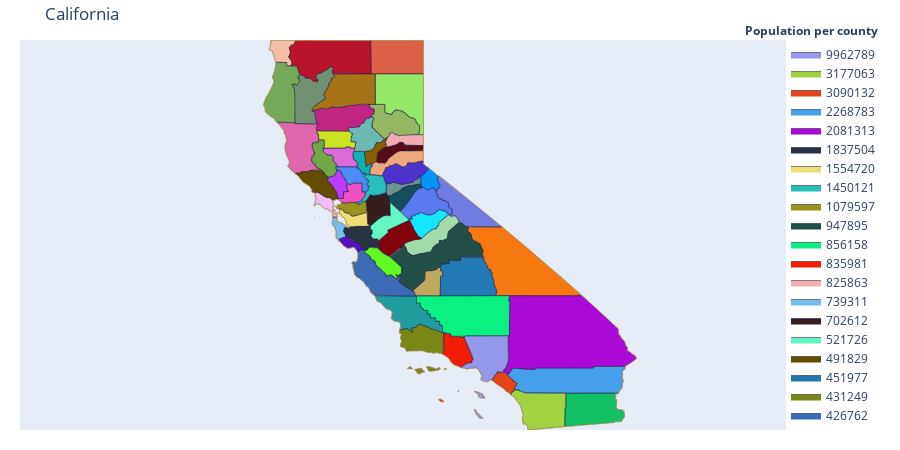

The notebook cell this image was saved under:
### Code cell
fig = ff.create_choropleth(
    fips=fips, values=values, scope=scope, colorscale=colorscale,
    round_legend_values=True, simplify_county=0, simplify_state=0,
    county_outline={'color': 'rgb(15,15,55)', 'width': 0.5},
    state_outline={'width': 0.5},
    legend_title='Population per county',
    title='California')

iplot(fig, filename='choropleth')

### Figure 1 — Plotly figure (JSON) as saved in the notebook; plotly's stock layout.template omitted (floating-point values rounded to 4 significant figures; data arrays with more than 128 entries replaced by an {"elided": "..."} marker saying what was removed)
{"data": [{"fill": "toself", "fillcolor": "#0396ff", "hoverinfo": "none", "line": {"color": "rgb(15,15,55)", "width": 0.5}, "mode": "lines", "name": "1129", "type": "scatter", "x": {"elided": "339 float values"}, "y": {"elided": "339 float values"}}, {"fill": "toself", "fillcolor": "#f4aab1", "hoverinfo": "none", "line": {"color": "rgb(15,15,55)", "width": 0.5}, "mode": "lines", "name": "3086", "type": "scatter", "x": {"elided": "528 float values"}, "y": {"elided": "528 float values"}}, {"fill": "toself", "fillcolor": "#da6146", "hoverinfo": "none", "line": {"color": "rgb(15,15,55)", "width": 0.5}, "mode": "lines", "name": "9327", "type": "scatter", "x": [-121.5, -121.5, -121.4, -121.4, -121.4, -121.4, -121.4, -121.4, -121.3, -121.3, -121.3, -121.3, -121.3, -121.3, -121.3, -121.2, -121.1, -121.1, -121.1, -121.0, -120.9, -120.9, -120.8, -120.8, -120.7, -120.7, -120.6, -120.5, -120.5, -120.4, -120.3, -120.3, -120.3, -120.3, -120.3, -120.3, -120.3, -120.2, -120.2, -120.2, -120.0, -120.0, -120.0, -120.0, -120.0, -120.0, -120.0, -120.0, -120.0, -120.0, -120.0, -120.1, -120.2, -120.3, -120.6, -120.6, -120.6, -120.6, -120.8, -120.9, -120.9, -121.0, -121.1, -121.2, -121.2, -121.2, -121.2, -121.2, -121.2, -121.2, -121.2, -121.3, -121.3, -121.3, -121.4, -121.4, -121.4, -121.4, -121.4, -121.4, -121.4, -121.4, -121.4, -121.4, -121.4, -121.5, -121.5, null], "y": [41.95, 41.95, 41.95, 42.0, 42.0, 42.0, 42.0, 42.0, 42.0, 42.0, 42.0, 42.0, 42.0, 42.0, 42.0, 42.0, 42.0, 42.0, 41.99, 41.99, 41.99, 41.99, 41.99, 41.99, 41.99, 41.99, 41.99, 41.99, 41.99, 41.99, 41.99, 41.99, 41.99, 41.99, 41.99, 41.99, 41.99, 41.99, 41.99, 41.99, 41.99, 42.0, 41.99, 41.87, 41.75, 41.62, 41.62, 41.56, 41.5, 41.18, 41.18, 41.18, 41.18, 41.18, 41.18, 41.18, 41.18, 41.18, 41.18, 41.18, 41.18, 41.18, 41.18, 41.18, 41.18, 41.18, 41.18, 41.18, 41.18, 41.18, 41.18, 41.18, 41.18, 41.18, 41.18, 41.29, 41.43, 41.43, 41.43, 41.47, 41.52, 41.62, 41.62, 41.66, 41.78, 41.78, 41.95, null]}, {"fill": "toself", "fillcolor": "#729173", "hoverinfo": "none", "line": {"color": "rgb(15,15,55)", "width": 0.5}, "mode": "lines", "name": "13526", "type": "scatter", "x": {"elided": "1434 float values"}, "y": {"elided": "1434 float values"}}, {"fill": "toself", "fillcolor": "#717ce2", "hoverinfo": "none", "line": {"color": "rgb(15,15,55)", "width": 0.5}, "mode": "lines", "name": "14348", "type": "scatter", "x": {"elided": "843 float values"}, "y": {"elided": "843 float values"}}, {"fill": "toself", "fillcolor": "#12e7fe", "hoverinfo": "none", "line": {"color": "rgb(15,15,55)", "width": 0.5}, "mode": "lines", "name": "17905", "type": "scatter", "x": {"elided": "672 float values"}, "y": {"elided": "672 float values"}}, {"fill": "toself", "fillcolor": "#f77711", "hoverinfo": "none", "line": {"color": "rgb(15,15,55)", "width": 0.5}, "mode": "lines", "name": "18495", "type": "scatter", "x": {"elided": "949 float values"}, "y": {"elided": "949 float values"}}, {"fill": "toself", "fillcolor": "#96b863", "hoverinfo": "none", "line": {"color": "rgb(15,15,55)", "width": 0.5}, "mode": "lines", "name": "19399", "type": "scatter", "x": {"elided": "601 float values"}, "y": {"elided": "601 float values"}}, {"fill": "toself", "fillcolor": "#dc69d8", "hoverinfo": "none", "line": {"color": "rgb(15,15,55)", "width": 0.5}, "mode": "lines", "name": "21411", "type": "scatter", "x": {"elided": "582 float values"}, "y": {"elided": "582 float values"}}, {"fill": "toself", "fillcolor": "#cbe423", "hoverinfo": "none", "line": {"color": "rgb(15,15,55)", "width": 0.5}, "mode": "lines", "name": "27992", "type": "scatter", "x": {"elided": "325 float values"}, "y": {"elided": "325 float values"}}, {"fill": "toself", "fillcolor": "#f6bea5", "hoverinfo": "none", "line": {"color": "rgb(15,15,55)", "width": 0.5}, "mode": "lines", "name": "28290", "type": "scatter", "x": {"elided": "478 float values"}, "y": {"elided": "478 float values"}}, {"fill": "toself", "fillcolor": "#94e867", "hoverinfo": "none", "line": {"color": "rgb(15,15,55)", "width": 0.5}, "mode": "lines", "name": "33658", "type": "scatter", "x": {"elided": "217 float values"}, "y": {"elided": "217 float values"}}, {"fill": "toself", "fillcolor": "#6f928f", "hoverinfo": "none", "line": {"color": "rgb(15,15,55)", "width": 0.5}, "mode": "lines", "name": "37035", "type": "scatter", "x": {"elided": "763 float values"}, "y": {"elided": "763 float values"}}, {"fill": "toself", "fillcolor": "#b9142d", "hoverinfo": "none", "line": {"color": "rgb(15,15,55)", "width": 0.5}, "mode": "lines", "name": "44154", "type": "scatter", "x": {"elided": "979 float values"}, "y": {"elided": "979 float values"}}, {"fill": "toself", "fillcolor": "#12505b", "hoverinfo": "none", "line": {"color": "rgb(15,15,55)", "width": 0.5}, "mode": "lines", "name": "44742", "type": "scatter", "x": {"elided": "743 float values"}, "y": {"elided": "743 float values"}}, {"fill": "toself", "fillcolor": "#597bed", "hoverinfo": "none", "line": {"color": "rgb(15,15,55)", "width": 0.5}, "mode": "lines", "name": "54008", "type": "scatter", "x": {"elided": "1345 float values"}, "y": {"elided": "1345 float values"}}, {"fill": "toself", "fillcolor": "#62f821", "hoverinfo": "none", "line": {"color": "rgb(15,15,55)", "width": 0.5}, "mode": "lines", "name": "56884", "type": "scatter", "x": {"elided": "818 float values"}, "y": {"elided": "818 float values"}}, {"fill": "toself", "fillcolor": "#c12583", "hoverinfo": "none", "line": {"color": "rgb(15,15,55)", "width": 0.5}, "mode": "lines", "name": "63406", "type": "scatter", "x": {"elided": "1150 float values"}, "y": {"elided": "1150 float values"}}, {"fill": "toself", "fillcolor": "#70a747", "hoverinfo": "none", "line": {"color": "rgb(15,15,55)", "width": 0.5}, "mode": "lines", "name": "63983", "type": "scatter", "x": {"elided": "628 float values"}, "y": {"elided": "628 float values"}}, {"fill": "toself", "fillcolor": "#895f01", "hoverinfo": "none", "line": {"color": "rgb(15,15,55)", "width": 0.5}, "mode": "lines", "name": "72926", "type": "scatter", "x": {"elided": "623 float values"}, "y": {"elided": "623 float values"}}, {"fill": "toself", "fillcolor": "#de66aa", "hoverinfo": "none", "line": {"color": "rgb(15,15,55)", "width": 0.5}, "mode": "lines", "name": "87428", "type": "scatter", "x": {"elided": "645 float values"}, "y": {"elided": "645 float values"}}, {"fill": "toself", "fillcolor": "#12b1b1", "hoverinfo": "none", "line": {"color": "rgb(15,15,55)", "width": 0.5}, "mode": "lines", "name": "95022", "type": "scatter", "x": {"elided": "602 float values"}, "y": {"elided": "602 float values"}}, {"fill": "toself", "fillcolor": "#580b19", "hoverinfo": "none", "line": {"color": "rgb(15,15,55)", "width": 0.5}, "mode": "lines", "name": "98292", "type": "scatter", "x": {"elided": "760 float values"}, "y": {"elided": "760 float values"}}, {"fill": "toself", "fillcolor": "#75a958", "hoverinfo": "none", "line": {"color": "rgb(15,15,55)", "width": 0.5}, "mode": "lines", "name": "134827", "type": "scatter", "x": {"elided": "673 float values"}, "y": {"elided": "673 float values"}}, {"fill": "toself", "fillcolor": "#bb3dfd", "hoverinfo": "none", "line": {"color": "rgb(15,15,55)", "width": 0.5}, "mode": "lines", "name": "139045", "type": "scatter", "x": {"elided": "633 float values"}, "y": {"elided": "633 float values"}}, {"fill": "toself", "fillcolor": "#c0a95c", "hoverinfo": "none", "line": {"color": "rgb(15,15,55)", "width": 0.5}, "mode": "lines", "name": "151364", "type": "scatter", "x": {"elided": "220 float values"}, "y": {"elided": "220 float values"}}, {"fill": "toself", "fillcolor": "#a2daaa", "hoverinfo": "none", "line": {"color": "rgb(15,15,55)", "width": 0.5}, "mode": "lines", "name": "152218", "type": "scatter", "x": {"elided": "1041 float values"}, "y": {"elided": "1041 float values"}}, {"fill": "toself", "fillcolor": "#12c166", "hoverinfo": "none", "line": {"color": "rgb(15,15,55)", "width": 0.5}, "mode": "lines", "name": "176948", "type": "scatter", "x": {"elided": "305 float values"}, "y": {"elided": "305 float values"}}, {"fill": "toself", "fillcolor": "#a87219", "hoverinfo": "none", "line": {"color": "rgb(15,15,55)", "width": 0.5}, "mode": "lines", "name": "178586", "type": "scatter", "x": {"elided": "1159 float values"}, "y": {"elided": "1159 float values"}}, {"fill": "toself", "fillcolor": "#4e32cd", "hoverinfo": "none", "line": {"color": "rgb(15,15,55)", "width": 0.5}, "mode": "lines", "name": "180561", "type": "scatter", "x": {"elided": "936 float values"}, "y": {"elided": "936 float values"}}, {"fill": "toself", "fillcolor": "#4a8df9", "hoverinfo": "none", "line": {"color": "rgb(15,15,55)", "width": 0.5}, "mode": "lines", "name": "204118", "type": "scatter", "x": {"elided": "696 float values"}, "y": {"elided": "696 float values"}}, {"fill": "toself", "fillcolor": "#6dbab2", "hoverinfo": "none", "line": {"color": "rgb(15,15,55)", "width": 0.5}, "mode": "lines", "name": "221539", "type": "scatter", "x": {"elided": "681 float values"}, "y": {"elided": "681 float values"}}, {"fill": "toself", "fillcolor": "#f2bef9", "hoverinfo": "none", "line": {"color": "rgb(15,15,55)", "width": 0.5}, "mode": "lines", "name": "256069", "type": "scatter", "x": {"elided": "516 float values"}, "y": {"elided": "516 float values"}}, {"fill": "toself", "fillcolor": "#84040d", "hoverinfo": "none", "line": {"color": "rgb(15,15,55)", "width": 0.5}, "mode": "lines", "name": "262305", "type": "scatter", "x": {"elided": "516 float values"}, "y": {"elided": "516 float values"}}, {"fill": "toself", "fillcolor": "#5610c3", "hoverinfo": "none", "line": {"color": "rgb(15,15,55)", "width": 0.5}, "mode": "lines", "name": "266776", "type": "scatter", "x": {"elided": "474 float values"}, "y": {"elided": "474 float values"}}, {"fill": "toself", "fillcolor": "#229d9f", "hoverinfo": "none", "line": {"color": "rgb(15,15,55)", "width": 0.5}, "mode": "lines", "name": "274804", "type": "scatter", "x": {"elided": "696 float values"}, "y": {"elided": "696 float values"}}, {"fill": "toself", "fillcolor": "#eda87c", "hoverinfo": "none", "line": {"color": "rgb(15,15,55)", "width": 0.5}, "mode": "lines", "name": "361682", "type": "scatter", "x": {"elided": "890 float values"}, "y": {"elided": "890 float values"}}, {"fill": "toself", "fillcolor": "#eb51c2", "hoverinfo": "none", "line": {"color": "rgb(15,15,55)", "width": 0.5}, "mode": "lines", "name": "420757", "type": "scatter", "x": {"elided": "510 float values"}, "y": {"elided": "510 float values"}}, {"fill": "toself", "fillcolor": "#3b6ab6", "hoverinfo": "none", "line": {"color": "rgb(15,15,55)", "width": 0.5}, "mode": "lines", "name": "426762", "type": "scatter", "x": {"elided": "1458 float values"}, "y": {"elided": "1458 float values"}}, {"fill": "toself", "fillcolor": "#788716", "hoverinfo": "none", "line": {"color": "rgb(15,15,55)", "width": 0.5}, "mode": "lines", "name": "431249", "type": "scatter", "x": {"elided": "1007 float values"}, "y": {"elided": "1007 float values"}}, {"fill": "toself", "fillcolor": "#2279b4", "hoverinfo": "none", "line": {"color": "rgb(15,15,55)", "width": 0.5}, "mode": "lines", "name": "451977", "type": "scatter", "x": {"elided": "661 float values"}, "y": {"elided": "661 float values"}}, {"fill": "toself", "fillcolor": "#644c01", "hoverinfo": "none", "line": {"color": "rgb(15,15,55)", "width": 0.5}, "mode": "lines", "name": "491829", "type": "scatter", "x": {"elided": "800 float values"}, "y": {"elided": "800 float values"}}, {"fill": "toself", "fillcolor": "#64f7c3", "hoverinfo": "none", "line": {"color": "rgb(15,15,55)", "width": 0.5}, "mode": "lines", "name": "521726", "type": "scatter", "x": {"elided": "633 float values"}, "y": {"elided": "633 float values"}}, {"fill": "toself", "fillcolor": "#361d1e", "hoverinfo": "none", "line": {"color": "rgb(15,15,55)", "width": 0.5}, "mode": "lines", "name": "702612", "type": "scatter", "x": {"elided": "788 float values"}, "y": {"elided": "788 float values"}}, {"fill": "toself", "fillcolor": "#76bcec", "hoverinfo": "none", "line": {"color": "rgb(15,15,55)", "width": 0.5}, "mode": "lines", "name": "739311", "type": "scatter", "x": {"elided": "390 float values"}, "y": {"elided": "390 float values"}}, {"fill": "toself", "fillcolor": "#f5afaf", "hoverinfo": "none", "line": {"color": "rgb(15,15,55)", "width": 0.5}, "mode": "lines", "name": "825863", "type": "scatter", "x": {"elided": "142 float values"}, "y": {"elided": "142 float values"}}, {"fill": "toself", "fillcolor": "#f31d06", "hoverinfo": "none", "line": {"color": "rgb(15,15,55)", "width": 0.5}, "mode": "lines", "name": "835981", "type": "scatter", "x": {"elided": "354 float values"}, "y": {"elided": "354 float values"}}, {"fill": "toself", "fillcolor": "#0bf083", "hoverinfo": "none", "line": {"color": "rgb(15,15,55)", "width": 0.5}, "mode": "lines", "name": "856158", "type": "scatter", "x": {"elided": "239 float values"}, "y": {"elided": "239 float values"}}, {"fill": "toself", "fillcolor": "#244f48", "hoverinfo": "none", "line": {"color": "rgb(15,15,55)", "width": 0.5}, "mode": "lines", "name": "947895", "type": "scatter", "x": {"elided": "1760 float values"}, "y": {"elided": "1760 float values"}}, {"fill": "toself", "fillcolor": "#9a921d", "hoverinfo": "none", "line": {"color": "rgb(15,15,55)", "width": 0.5}, "mode": "lines", "name": "1079597", "type": "scatter", "x": {"elided": "557 float values"}, "y": {"elided": "557 float values"}}, {"fill": "toself", "fillcolor": "#27bfbc", "hoverinfo": "none", "line": {"color": "rgb(15,15,55)", "width": 0.5}, "mode": "lines", "name": "1450121", "type": "scatter", "x": {"elided": "655 float values"}, "y": {"elided": "655 float values"}}, {"fill": "toself", "fillcolor": "#efde78", "hoverinfo": "none", "line": {"color": "rgb(15,15,55)", "width": 0.5}, "mode": "lines", "name": "1554720", "type": "scatter", "x": {"elided": "378 float values"}, "y": {"elided": "378 float values"}}, {"fill": "toself", "fillcolor": "#273243", "hoverinfo": "none", "line": {"color": "rgb(15,15,55)", "width": 0.5}, "mode": "lines", "name": "1837504", "type": "scatter", "x": {"elided": "832 float values"}, "y": {"elided": "832 float values"}}, {"fill": "toself", "fillcolor": "#ab09d6", "hoverinfo": "none", "line": {"color": "rgb(15,15,55)", "width": 0.5}, "mode": "lines", "name": "2081313", "type": "scatter", "x": {"elided": "597 float values"}, "y": {"elided": "597 float values"}}, {"fill": "toself", "fillcolor": "#469feb", "hoverinfo": "none", "line": {"color": "rgb(15,15,55)", "width": 0.5}, "mode": "lines", "name": "2268783", "type": "scatter", "x": {"elided": "446 float values"}, "y": {"elided": "446 float values"}}, {"fill": "toself", "fillcolor": "#e44618", "hoverinfo": "none", "line": {"color": "rgb(15,15,55)", "width": 0.5}, "mode": "lines", "name": "3090132", "type": "scatter", "x": {"elided": "336 float values"}, "y": {"elided": "336 float values"}}, {"fill": "toself", "fillcolor": "#a3d241", "hoverinfo": "none", "line": {"color": "rgb(15,15,55)", "width": 0.5}, "mode": "lines", "name": "3177063", "type": "scatter", "x": {"elided": "323 float values"}, "y": {"elided": "323 float values"}}, {"fill": "toself", "fillcolor": "#9499eb", "hoverinfo": "none", "line": {"color": "rgb(15,15,55)", "width": 0.5}, "mode": "lines", "name": "9962789", "type": "scatter", "x": {"elided": "825 float values"}, "y": {"elided": "825 float values"}}, {"hoverinfo": "text", "legendgroup": "centroids", "marker": {"color": "white", "opacity": 0}, "mode": "markers", "name": "US Counties", "selected": {"marker": {"color": "white", "opacity": 1, "size": 3}}, "showlegend": false, "text": ["County: Ventura<br>State: California<br>FIPS: 06111<br>Value: 835981", "County: Ventura<br>State: California<br>FIPS: 06111<br>Value: 835981", "County: Ventura<br>State: California<br>FIPS: 06111<br>Value: 835981", "County: Santa Barbara<br>State: California<br>FIPS: 06083<br>Value: 431249", "County: Santa Barbara<br>State: California<br>FIPS: 06083<br>Value: 431249", "County: Santa Barbara<br>State: California<br>FIPS: 06083<br>Value: 431249", "County: Santa Barbara<br>State: California<br>FIPS: 06083<br>Value: 431249", "County: Santa Barbara<br>State: California<br>FIPS: 06083<br>Value: 431249", "County: San Francisco<br>State: California<br>FIPS: 06075<br>Value: 825863", "County: San Francisco<br>State: California<br>FIPS: 06075<br>Value: 825863", "County: San Francisco<br>State: California<br>FIPS: 06075<br>Value: 825863", "County: San Francisco<br>State: California<br>FIPS: 06075<br>Value: 825863", "County: San Francisco<br>State: California<br>FIPS: 06075<br>Value: 825863", "County: Marin<br>State: California<br>FIPS: 06041<br>Value: 256069", "County: Marin<br>State: California<br>FIPS: 06041<br>Value: 256069", "County: Los Angeles<br>State: California<br>FIPS: 06037<br>Value: 9962789", "County: Los Angeles<br>State: California<br>FIPS: 06037<br>Value: 9962789", "County: Los Angeles<br>State: California<br>FIPS: 06037<br>Value: 9962789", "County: Del Norte<br>State: California<br>FIPS: 06015<br>Value: 28290", "County: Del Norte<br>State: California<br>FIPS: 06015<br>Value: 28290", "County: Alameda<br>State: California<br>FIPS: 06001<br>Value: 1554720", "County: Alpine<br>State: California<br>FIPS: 06003<br>Value: 1129", "County: Amador<br>State: California<br>FIPS: 06005<br>Value: 37035", "County: Butte<br>State: California<br>FIPS: 06007<br>Value: 221539", "County: Calaveras<br>State: California<br>FIPS: 06009<br>Value: 44742", "County: Colusa<br>State: California<br>FIPS: 06011<br>Value: 21411", "County: Contra Costa<br>State: California<br>FIPS: 06013<br>Value: 1079597", "County: El Dorado<br>State: California<br>FIPS: 06017<br>Value: 180561", "County: Fresno<br>State: California<br>FIPS: 06019<br>Value: 947895", "County: Glenn<br>State: California<br>FIPS: 06021<br>Value: 27992", "County: Humboldt<br>State: California<br>FIPS: 06023<br>Value: 134827", "County: Imperial<br>State: California<br>FIPS: 06025<br>Value: 176948", "County: Inyo<br>State: California<br>FIPS: 06027<br>Value: 18495", "County: Kern<br>State: California<br>FIPS: 06029<br>Value: 856158", "County: Kings<br>State: California<br>FIPS: 06031<br>Value: 151364", "County: Lake<br>State: California<br>FIPS: 06033<br>Value: 63983", "County: Lassen<br>State: California<br>FIPS: 06035<br>Value: 33658", "County: Madera<br>State: California<br>FIPS: 06039<br>Value: 152218", "County: Mariposa<br>State: California<br>FIPS: 06043<br>Value: 17905", "County: Mendocino<br>State: California<br>FIPS: 06045<br>Value: 87428", "County: Merced<br>State: California<br>FIPS: 06047<br>Value: 262305", "County: Modoc<br>State: California<br>FIPS: 06049<br>Value: 9327", "County: Mono<br>State: California<br>FIPS: 06051<br>Value: 14348", "County: Monterey<br>State: California<br>FIPS: 06053<br>Value: 426762", "County: Napa<br>State: California<br>FIPS: 06055<br>Value: 139045", "County: Nevada<br>State: California<br>FIPS: 06057<br>Value: 98292", "County: Orange<br>State: California<br>FIPS: 06059<br>Value: 3090132", "County: Placer<br>State: California<br>FIPS: 06061<br>Value: 361682", "County: Plumas<br>State: California<br>FIPS: 06063<br>Value: 19399", "County: Riverside<br>State: California<br>FIPS: 06065<br>Value: 2268783", "County: Sacramento<br>State: California<br>FIPS: 06067<br>Value: 1450121", "County: San Benito<br>State: California<br>FIPS: 06069<br>Value: 56884", "County: San Bernardino<br>State: California<br>FIPS: 06071<br>Value: 2081313", "County: San Diego<br>State: California<br>FIPS: 06073<br>Value: 3177063", "County: San Joaquin<br>State: California<br>FIPS: 06077<br>Value: 702612", "County: San Luis Obispo<br>State: California<br>FIPS: 06079<br>Value: 274804", "County: San Mateo<br>State: California<br>FIPS: 06081<br>Value: 739311", "County: Santa Clara<br>State: California<br>FIPS: 06085<br>Value: 1837504", "County: Santa Cruz<br>State: California<br>FIPS: 06087<br>Value: 266776", "County: Shasta<br>State: California<br>FIPS: 06089<br>Value: 178586", "County: Sierra<br>State: California<br>FIPS: 06091<br>Value: 3086", "County: Siskiyou<br>State: California<br>FIPS: 06093<br>Value: 44154", "County: Solano<br>State: California<br>FIPS: 06095<br>Value: 420757", "County: Sonoma<br>State: California<br>FIPS: 06097<br>Value: 491829", "County: Stanislaus<br>State: California<br>FIPS: 06099<br>Value: 521726", "County: Sutter<br>State: California<br>FIPS: 06101<br>Value: 95022", "County: Tehama<br>State: California<br>FIPS: 06103<br>Value: 63406", "County: Trinity<br>State: California<br>FIPS: 06105<br>Value: 13526", "County: Tulare<br>State: California<br>FIPS: 06107<br>Value: 451977", "County: Tuolumne<br>State: California<br>FIPS: 06109<br>Value: 54008", "County: Yolo<br>State: California<br>FIPS: 06113<br>Value: 204118", "County: Yuba<br>State: California<br>FIPS: 06115<br>Value: 72926"], "type": "scatter", "unselected": {"marker": {"opacity": 0}}, "x": [[-119.4], [-119.1], [-119.5], [-119.0], [-119.7], [-120.1], [-120.4], [-120.0], [-123.0], [-122.3], [-122.4], [-122.4], [-122.4], [-122.4], [-122.7], [-118.4], [-118.5], [-118.2], [-124.2], [-123.9], -121.9, -119.8, -120.7, -121.6, -120.6, -122.2, -121.9, -120.5, -119.6, -122.4, -123.9, -115.4, -117.4, -118.7, -119.8, -122.8, -120.6, -119.8, -119.9, -123.4, -120.7, -120.7, -118.9, -121.2, -122.3, -120.8, -117.8, -120.7, -120.8, -116.0, -121.3, -121.1, -116.2, -116.7, -121.3, -120.4, -122.3, -121.7, -122.0, -122.0, -120.5, -122.5, -121.9, -122.9, -121.0, -121.7, -122.2, -123.1, -118.8, -120.0, -121.9, -121.4], "y": [[34.01], [34.47], [33.25], [33.48], [34.01], [33.97], [34.04], [34.72], [37.7], [37.78], [37.82], [37.86], [37.76], [37.86], [38.07], [33.38], [32.9], [34.36], [41.95], [41.74], 37.65, 38.6, 38.45, 39.67, 38.2, 39.18, 37.92, 38.78, 36.76, 39.6, 40.7, 33.04, 36.51, 35.34, 36.08, 39.1, 40.67, 37.22, 37.58, 39.44, 37.19, 41.59, 37.94, 36.22, 38.51, 39.3, 33.7, 39.06, 40.0, 33.74, 38.45, 36.61, 34.84, 33.03, 37.93, 35.39, 37.42, 37.23, 37.06, 40.76, 39.58, 41.59, 38.27, 38.53, 37.56, 39.03, 40.13, 40.65, 36.22, 38.03, 38.69, 39.27]}, {"hoverinfo": "text", "legendgroup": "States", "line": {"width": 0.5}, "mode": "lines", "showlegend": false, "type": "scatter", "x": {"elided": "5122 float values"}, "y": {"elided": "5122 float values"}}], "layout": {"annotations": [{"showarrow": false, "text": "<b>Population per county</b>", "x": 1, "xanchor": "right", "xref": "paper", "y": 1.05, "yref": "paper"}], "dragmode": "select", "height": 450, "hovermode": "closest", "legend": {"traceorder": "reversed", "x": 1, "xanchor": "right", "y": 1, "yanchor": "top"}, "margin": {"b": 20, "l": 20, "r": 20, "t": 40}, "title": {"text": "California"}, "width": 900, "xaxis": {"autorange": false, "fixedrange": true, "range": [-131.1, -107.4], "showgrid": false, "showticklabels": false, "zeroline": false}, "yaxis": {"autorange": false, "fixedrange": true, "range": [32.53, 42.01], "showgrid": false, "showticklabels": false, "zeroline": false}}}
